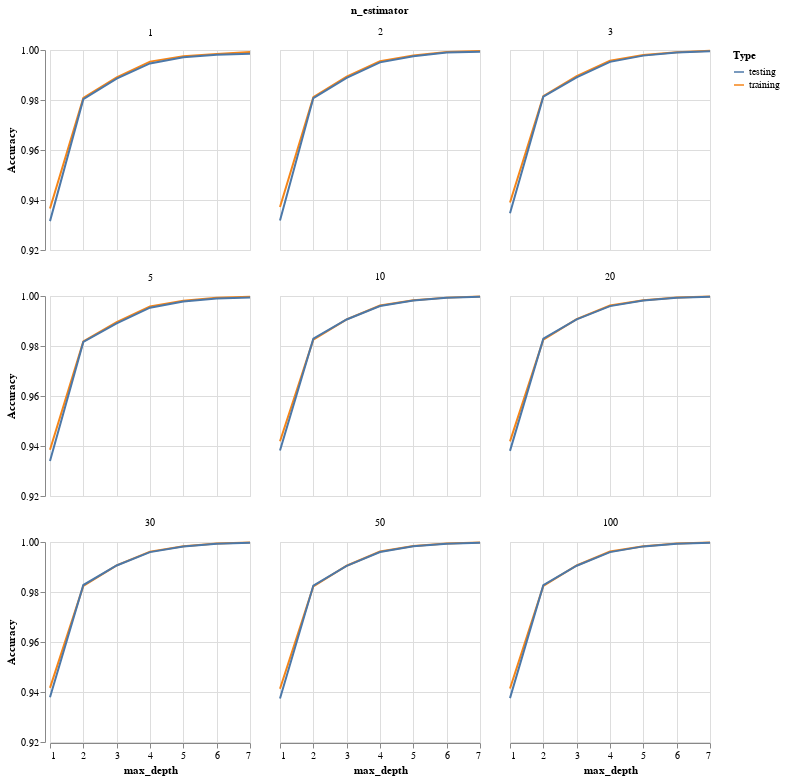

The notebook cell this image was saved under:
### Code cell
n_est = [1,2,3,5,10,20,30,50,100]
max_depth = range(1,8)
X_train, X_test, y_train, y_test = test_train_compound(df, "tbp")
trees = []
train_acc = []
test_acc = []
depth = []
for j in max_depth:
    for i in n_est:
        trees.append(i)
        depth.append(j)
        rf = RandomForestRegressor(n_estimators = i, max_depth = j, random_state=0).fit(X_train, y_train)
        train_acc.append(rf.score(X_train, y_train))
        test_acc.append(rf.score(X_test, y_test))
        #print(j,i)
df_rf = pd.DataFrame({'training' : train_acc,
                      'testing' : test_acc,
                      'n_estimator' : trees,
                      'max_depth' : depth})
df_rf = df_rf.melt(id_vars = ['n_estimator', 'max_depth'], var_name = 'Type', value_name = 'Accuracy')
df_rf
alt.Chart(df_rf).mark_line().encode(
    alt.X('max_depth'),
    alt.Y('Accuracy', scale=alt.Scale(domain=[0.92, 1])),
    alt.Color('Type'),
    alt.Facet('n_estimator')
    ).properties(width = 200, height = 200, columns = 3)

### Figure 1 — Vega-Lite specification as saved in the notebook (floating-point values rounded to 4 significant figures)
{"$schema": "https://vega.github.io/schema/vega-lite/v3.4.0.json", "columns": 3, "config": {"mark": {"tooltip": null}, "view": {"height": 300, "width": 400}}, "data": {"name": "data-e38b33eb65fe291fbe0a9bad0cd64805"}, "datasets": {"data-e38b33eb65fe291fbe0a9bad0cd64805": [{"Accuracy": 0.9366, "Type": "training", "max_depth": 1, "n_estimator": 1}, {"Accuracy": 0.9372, "Type": "training", "max_depth": 1, "n_estimator": 2}, {"Accuracy": 0.939, "Type": "training", "max_depth": 1, "n_estimator": 3}, {"Accuracy": 0.9385, "Type": "training", "max_depth": 1, "n_estimator": 5}, {"Accuracy": 0.9419, "Type": "training", "max_depth": 1, "n_estimator": 10}, {"Accuracy": 0.9419, "Type": "training", "max_depth": 1, "n_estimator": 20}, {"Accuracy": 0.9416, "Type": "training", "max_depth": 1, "n_estimator": 30}, {"Accuracy": 0.9413, "Type": "training", "max_depth": 1, "n_estimator": 50}, {"Accuracy": 0.9414, "Type": "training", "max_depth": 1, "n_estimator": 100}, {"Accuracy": 0.9808, "Type": "training", "max_depth": 2, "n_estimator": 1}, {"Accuracy": 0.9811, "Type": "training", "max_depth": 2, "n_estimator": 2}, {"Accuracy": 0.9816, "Type": "training", "max_depth": 2, "n_estimator": 3}, {"Accuracy": 0.9818, "Type": "training", "max_depth": 2, "n_estimator": 5}, {"Accuracy": 0.9826, "Type": "training", "max_depth": 2, "n_estimator": 10}, {"Accuracy": 0.9825, "Type": "training", "max_depth": 2, "n_estimator": 20}, {"Accuracy": 0.9824, "Type": "training", "max_depth": 2, "n_estimator": 30}, {"Accuracy": 0.9823, "Type": "training", "max_depth": 2, "n_estimator": 50}, {"Accuracy": 0.9824, "Type": "training", "max_depth": 2, "n_estimator": 100}, {"Accuracy": 0.9891, "Type": "training", "max_depth": 3, "n_estimator": 1}, {"Accuracy": 0.9893, "Type": "training", "max_depth": 3, "n_estimator": 2}, {"Accuracy": 0.9895, "Type": "training", "max_depth": 3, "n_estimator": 3}, {"Accuracy": 0.9896, "Type": "training", "max_depth": 3, "n_estimator": 5}, {"Accuracy": 0.9907, "Type": "training", "max_depth": 3, "n_estimator": 10}, {"Accuracy": 0.9907, "Type": "training", "max_depth": 3, "n_estimator": 20}, {"Accuracy": 0.9907, "Type": "training", "max_depth": 3, "n_estimator": 30}, {"Accuracy": 0.9905, "Type": "training", "max_depth": 3, "n_estimator": 50}, {"Accuracy": 0.9906, "Type": "training", "max_depth": 3, "n_estimator": 100}, {"Accuracy": 0.9954, "Type": "training", "max_depth": 4, "n_estimator": 1}, {"Accuracy": 0.9955, "Type": "training", "max_depth": 4, "n_estimator": 2}, {"Accuracy": 0.9957, "Type": "training", "max_depth": 4, "n_estimator": 3}, {"Accuracy": 0.9959, "Type": "training", "max_depth": 4, "n_estimator": 5}, {"Accuracy": 0.9962, "Type": "training", "max_depth": 4, "n_estimator": 10}, {"Accuracy": 0.9962, "Type": "training", "max_depth": 4, "n_estimator": 20}, {"Accuracy": 0.9962, "Type": "training", "max_depth": 4, "n_estimator": 30}, {"Accuracy": 0.9962, "Type": "training", "max_depth": 4, "n_estimator": 50}, {"Accuracy": 0.9962, "Type": "training", "max_depth": 4, "n_estimator": 100}, {"Accuracy": 0.9976, "Type": "training", "max_depth": 5, "n_estimator": 1}, {"Accuracy": 0.9978, "Type": "training", "max_depth": 5, "n_estimator": 2}, {"Accuracy": 0.998, "Type": "training", "max_depth": 5, "n_estimator": 3}, {"Accuracy": 0.9981, "Type": "training", "max_depth": 5, "n_estimator": 5}, {"Accuracy": 0.9983, "Type": "training", "max_depth": 5, "n_estimator": 10}, {"Accuracy": 0.9983, "Type": "training", "max_depth": 5, "n_estimator": 20}, {"Accuracy": 0.9983, "Type": "training", "max_depth": 5, "n_estimator": 30}, {"Accuracy": 0.9984, "Type": "training", "max_depth": 5, "n_estimator": 50}, {"Accuracy": 0.9983, "Type": "training", "max_depth": 5, "n_estimator": 100}, {"Accuracy": 0.9984, "Type": "training", "max_depth": 6, "n_estimator": 1}, {"Accuracy": 0.9992, "Type": "training", "max_depth": 6, "n_estimator": 2}, {"Accuracy": 0.9991, "Type": "training", "max_depth": 6, "n_estimator": 3}, {"Accuracy": 0.9993, "Type": "training", "max_depth": 6, "n_estimator": 5}, {"Accuracy": 0.9993, "Type": "training", "max_depth": 6, "n_estimator": 10}, {"Accuracy": 0.9994, "Type": "training", "max_depth": 6, "n_estimator": 20}, {"Accuracy": 0.9994, "Type": "training", "max_depth": 6, "n_estimator": 30}, {"Accuracy": 0.9994, "Type": "training", "max_depth": 6, "n_estimator": 50}, {"Accuracy": 0.9994, "Type": "training", "max_depth": 6, "n_estimator": 100}, {"Accuracy": 0.9992, "Type": "training", "max_depth": 7, "n_estimator": 1}, {"Accuracy": 0.9996, "Type": "training", "max_depth": 7, "n_estimator": 2}, {"Accuracy": 0.9997, "Type": "training", "max_depth": 7, "n_estimator": 3}, {"Accuracy": 0.9997, "Type": "training", "max_depth": 7, "n_estimator": 5}, {"Accuracy": 0.9998, "Type": "training", "max_depth": 7, "n_estimator": 10}, {"Accuracy": 0.9998, "Type": "training", "max_depth": 7, "n_estimator": 20}, {"Accuracy": 0.9998, "Type": "training", "max_depth": 7, "n_estimator": 30}, {"Accuracy": 0.9998, "Type": "training", "max_depth": 7, "n_estimator": 50}, {"Accuracy": 0.9998, "Type": "training", "max_depth": 7, "n_estimator": 100}, {"Accuracy": 0.9316, "Type": "testing", "max_depth": 1, "n_estimator": 1}, {"Accuracy": 0.9318, "Type": "testing", "max_depth": 1, "n_estimator": 2}, {"Accuracy": 0.9347, "Type": "testing", "max_depth": 1, "n_estimator": 3}, {"Accuracy": 0.934, "Type": "testing", "max_depth": 1, "n_estimator": 5}, {"Accuracy": 0.9382, "Type": "testing", "max_depth": 1, "n_estimator": 10}, {"Accuracy": 0.9381, "Type": "testing", "max_depth": 1, "n_estimator": 20}, {"Accuracy": 0.9379, "Type": "testing", "max_depth": 1, "n_estimator": 30}, {"Accuracy": 0.9374, "Type": "testing", "max_depth": 1, "n_estimator": 50}, {"Accuracy": 0.9376, "Type": "testing", "max_depth": 1, "n_estimator": 100}, {"Accuracy": 0.9803, "Type": "testing", "max_depth": 2, "n_estimator": 1}, {"Accuracy": 0.9808, "Type": "testing", "max_depth": 2, "n_estimator": 2}, {"Accuracy": 0.9813, "Type": "testing", "max_depth": 2, "n_estimator": 3}, {"Accuracy": 0.9817, "Type": "testing", "max_depth": 2, "n_estimator": 5}, {"Accuracy": 0.9829, "Type": "testing", "max_depth": 2, "n_estimator": 10}, {"Accuracy": 0.9829, "Type": "testing", "max_depth": 2, "n_estimator": 20}, {"Accuracy": 0.9828, "Type": "testing", "max_depth": 2, "n_estimator": 30}, {"Accuracy": 0.9826, "Type": "testing", "max_depth": 2, "n_estimator": 50}, {"Accuracy": 0.9828, "Type": "testing", "max_depth": 2, "n_estimator": 100}, {"Accuracy": 0.9885, "Type": "testing", "max_depth": 3, "n_estimator": 1}, {"Accuracy": 0.9888, "Type": "testing", "max_depth": 3, "n_estimator": 2}, {"Accuracy": 0.9891, "Type": "testing", "max_depth": 3, "n_estimator": 3}, {"Accuracy": 0.9891, "Type": "testing", "max_depth": 3, "n_estimator": 5}, {"Accuracy": 0.9906, "Type": "testing", "max_depth": 3, "n_estimator": 10}, {"Accuracy": 0.9907, "Type": "testing", "max_depth": 3, "n_estimator": 20}, {"Accuracy": 0.9906, "Type": "testing", "max_depth": 3, "n_estimator": 30}, {"Accuracy": 0.9904, "Type": "testing", "max_depth": 3, "n_estimator": 50}, {"Accuracy": 0.9905, "Type": "testing", "max_depth": 3, "n_estimator": 100}, {"Accuracy": 0.9946, "Type": "testing", "max_depth": 4, "n_estimator": 1}, {"Accuracy": 0.9951, "Type": "testing", "max_depth": 4, "n_estimator": 2}, {"Accuracy": 0.9953, "Type": "testing", "max_depth": 4, "n_estimator": 3}, {"Accuracy": 0.9953, "Type": "testing", "max_depth": 4, "n_estimator": 5}, {"Accuracy": 0.996, "Type": "testing", "max_depth": 4, "n_estimator": 10}, {"Accuracy": 0.996, "Type": "testing", "max_depth": 4, "n_estimator": 20}, {"Accuracy": 0.9959, "Type": "testing", "max_depth": 4, "n_estimator": 30}, {"Accuracy": 0.996, "Type": "testing", "max_depth": 4, "n_estimator": 50}, {"Accuracy": 0.996, "Type": "testing", "max_depth": 4, "n_estimator": 100}, {"Accuracy": 0.9971, "Type": "testing", "max_depth": 5, "n_estimator": 1}, {"Accuracy": 0.9975, "Type": "testing", "max_depth": 5, "n_estimator": 2}, {"Accuracy": 0.9977, "Type": "testing", "max_depth": 5, "n_estimator": 3}, {"Accuracy": 0.9978, "Type": "testing", "max_depth": 5, "n_estimator": 5}, {"Accuracy": 0.9982, "Type": "testing", "max_depth": 5, "n_estimator": 10}, {"Accuracy": 0.9982, "Type": "testing", "max_depth": 5, "n_estimator": 20}, {"Accuracy": 0.9982, "Type": "testing", "max_depth": 5, "n_estimator": 30}, {"Accuracy": 0.9983, "Type": "testing", "max_depth": 5, "n_estimator": 50}, {"Accuracy": 0.9982, "Type": "testing", "max_depth": 5, "n_estimator": 100}, {"Accuracy": 0.9981, "Type": "testing", "max_depth": 6, "n_estimator": 1}, {"Accuracy": 0.999, "Type": "testing", "max_depth": 6, "n_estimator": 2}, {"Accuracy": 0.999, "Type": "testing", "max_depth": 6, "n_estimator": 3}, {"Accuracy": 0.999, "Type": "testing", "max_depth": 6, "n_estimator": 5}, {"Accuracy": 0.9993, "Type": "testing", "max_depth": 6, "n_estimator": 10}, {"Accuracy": 0.9993, "Type": "testing", "max_depth": 6, "n_estimator": 20}, {"Accuracy": 0.9993, "Type": "testing", "max_depth": 6, "n_estimator": 30}, {"Accuracy": 0.9993, "Type": "testing", "max_depth": 6, "n_estimator": 50}, {"Accuracy": 0.9993, "Type": "testing", "max_depth": 6, "n_estimator": 100}, {"Accuracy": 0.9985, "Type": "testing", "max_depth": 7, "n_estimator": 1}, {"Accuracy": 0.9993, "Type": "testing", "max_depth": 7, "n_estimator": 2}, {"Accuracy": 0.9995, "Type": "testing", "max_depth": 7, "n_estimator": 3}, {"Accuracy": 0.9994, "Type": "testing", "max_depth": 7, "n_estimator": 5}, {"Accuracy": 0.9997, "Type": "testing", "max_depth": 7, "n_estimator": 10}, {"Accuracy": 0.9997, "Type": "testing", "max_depth": 7, "n_estimator": 20}, {"Accuracy": 0.9997, "Type": "testing", "max_depth": 7, "n_estimator": 30}, {"Accuracy": 0.9997, "Type": "testing", "max_depth": 7, "n_estimator": 50}, {"Accuracy": 0.9997, "Type": "testing", "max_depth": 7, "n_estimator": 100}]}, "encoding": {"color": {"field": "Type", "type": "nominal"}, "facet": {"field": "n_estimator", "type": "quantitative"}, "x": {"field": "max_depth", "type": "quantitative"}, "y": {"field": "Accuracy", "scale": {"domain": [0.92, 1]}, "type": "quantitative"}}, "height": 200, "mark": "line", "width": 200}
